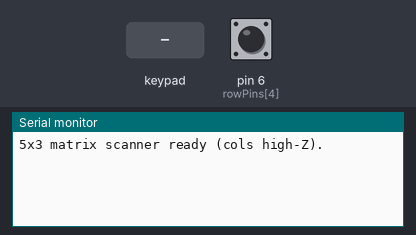
The program below on a simulated Arduino Nano, built with avr-gcc and run on an emulated ATmega328P. On the bench: the last lines printed to the serial monitor. Wiring (inferred from the names in the program): 4×3 keypad with keys 1 2 3 4 5 6 7 8 9 * 0 # (labels assumed): rows pin 2, pin 3, pin 4, pin 5; columns pin 9, pin 10, pin 11. Inputs (shaded band) come from the test bench; at power-on: pin 6 (rowPins[4]) HIGH.

Above: at 1.2 s.
1.3 s: pin 6 (rowPins[4]) pulled LOW for 0.15 s
At 2.0 s:
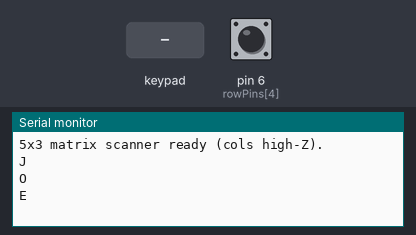
2.9 s: key '1' pressed
At 3.4 s:
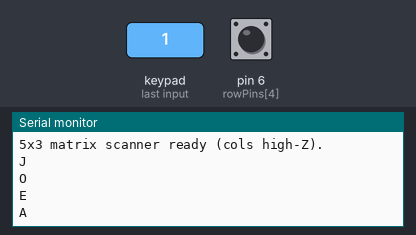
4.4 s: keypad keys 2 3 4 5 6 pressed 0.4 s apart
At 6.4 s:
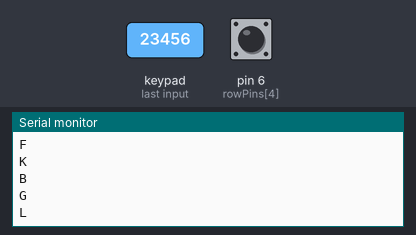
7.9 s: key '9' pressed
At 9.1 s:
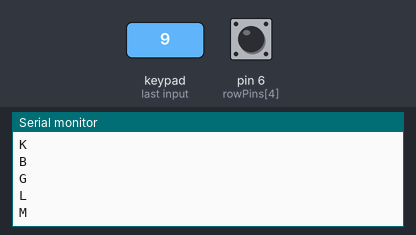
9.4 s: keypad keys 2 3 4 5 6 # pressed 0.4 s apart
At 12.9 s:
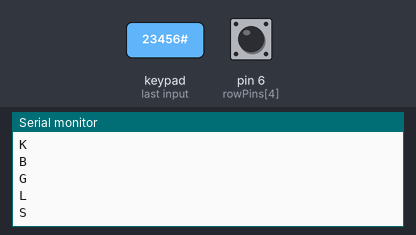
13.3 s: key '0' pressed
At 14.7 s:
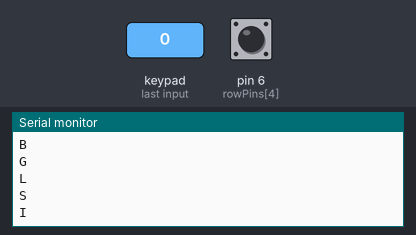

Measured:
- after the input at 1.3 s, the serial monitor: prints a new line at once (image 1)
- after the input at 2.9 s, the serial monitor: prints a new line at once (image 2)
- after the input at 4.4 s, the serial monitor: prints a new line after 0.09 s (image 3)
- after the input at 7.9 s, the serial monitor: prints a new line after 0.09 s (image 4)
- after the input at 9.4 s, the serial monitor: prints a new line after 0.07 s (image 5)
- after the input at 13.3 s, the serial monitor: prints a new line after 0.09 s (image 6)

The program:

main.cpp
```cpp
#include <Arduino.h>

// 5x3 button matrix scan for Arduino Nano
// Columns: D2, D3, D4, D5, D6
// Rows:    D9, D10, D11
// Uses INPUT_PULLUP on rows and drives columns LOW one-by-one.

const byte ROWS = 5;
const byte COLS = 3;

const byte rowPins[ROWS] = {2, 3, 4, 5, 6};
const byte colPins[COLS] = {9, 10, 11};

bool matrixState[COLS][ROWS];       // current stable state: true = pressed
bool matrixPrev[COLS][ROWS];        // previous stable state

const unsigned long DEBOUNCE_MS = 20; // debounce time

// karaktertérkép: keymap[col][row] — A..O
char keymap[COLS][ROWS] = {
  {'A','B','C','D','E'},   // col 0
  {'F','G','H','I','J'},   // col 1
  {'K','L','M','S','O'}    // col 2
};

char lastChar = 0; // utoljára lenyomott karakter

void setup() {
  Serial.begin(115200);
  // init columns as INPUT (high-Z) — ne tartsuk őket állandóan driven
  for (byte c = 0; c < COLS; c++) {
    pinMode(colPins[c], INPUT); // float (high-Z)
  }
  // init rows as inputs with pull-up
  for (byte r = 0; r < ROWS; r++) {
    pinMode(rowPins[r], INPUT_PULLUP);
  }

  // clear states
  for (byte c = 0; c < COLS; c++)
    for (byte r = 0; r < ROWS; r++)
      matrixState[c][r] = matrixPrev[c][r] = false;

  Serial.println("5x3 matrix scanner ready (cols high-Z).");
}

void loop() {
  // scan each column
  for (byte c = 0; c < COLS; c++) {
    // make all columns high-Z first
    for (byte j = 0; j < COLS; j++) {
      pinMode(colPins[j], INPUT);
    }

    // activate this column by driving it LOW
    pinMode(colPins[c], OUTPUT);
    digitalWrite(colPins[c], LOW);
    delayMicroseconds(5); // small settle time

    // read all rows for this column
    for (byte r = 0; r < ROWS; r++) {
      bool pressed = (digitalRead(rowPins[r]) == LOW); // active low

      // simple debounce (blocking but short)
      if (pressed) {
        unsigned long t0 = millis();
        while (millis() - t0 < DEBOUNCE_MS) {
          if (digitalRead(rowPins[r]) == HIGH) { pressed = false; break; }
        }
      } else {
        unsigned long t0 = millis();
        while (millis() - t0 < 5) {
          if (digitalRead(rowPins[r]) == LOW) { pressed = true; break; }
        }
      }

      matrixState[c][r] = pressed;

      if (matrixState[c][r] != matrixPrev[c][r]) {
        matrixPrev[c][r] = matrixState[c][r];
        if (matrixState[c][r]) {
          // csak a karaktert tároljuk és kiírjuk (pl. "A")
          lastChar = keymap[c][r];
          Serial.println(lastChar);
        }
      }
    }

    // deactivate column -> set to high-Z
    pinMode(colPins[c], INPUT);
  }

  // optional: small pause to limit CPU usage
  delay(5);
}
```
